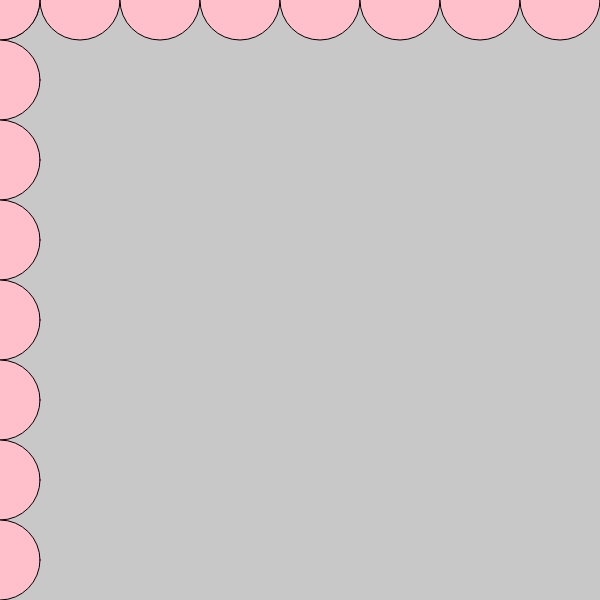
Frame 1 (no input)
Frame 60 (no input): identical to frame 1, image omitted
Frame 120 (the mouse pressed at the canvas centre since frame 60): identical to frame 1, image omitted

The p5.js sketch that drew this single still picture (run headless with seeded random() and noise() and a simulated clock; from frame 60 on, the mouse is pressed at the canvas centre):

// p5.js sketch
// ── sketch.js
// week 03: loops

let maxDiam = 80;
let minDiam = maxDiam / 10;

function setup() {
  createCanvas(600, 600);
}

function draw() {
  background(200, 200, 200);
  fill("pink");

  for (let xpos = 0; xpos <= width; xpos += maxDiam) {
    ellipse(xpos, 0, maxDiam, maxDiam);
  }

  for (let ypos = 0; ypos <= height; ypos += maxDiam) {
    ellipse(0, ypos, maxDiam, maxDiam);
  }
}
